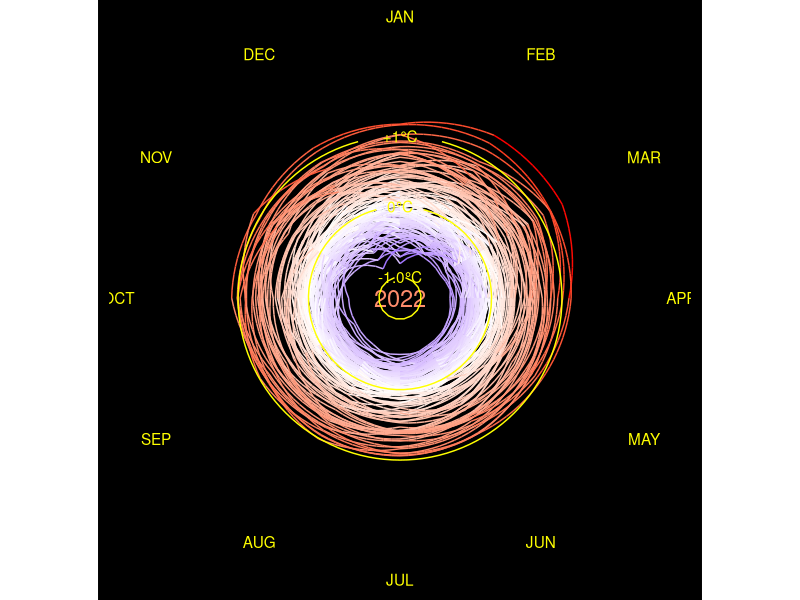
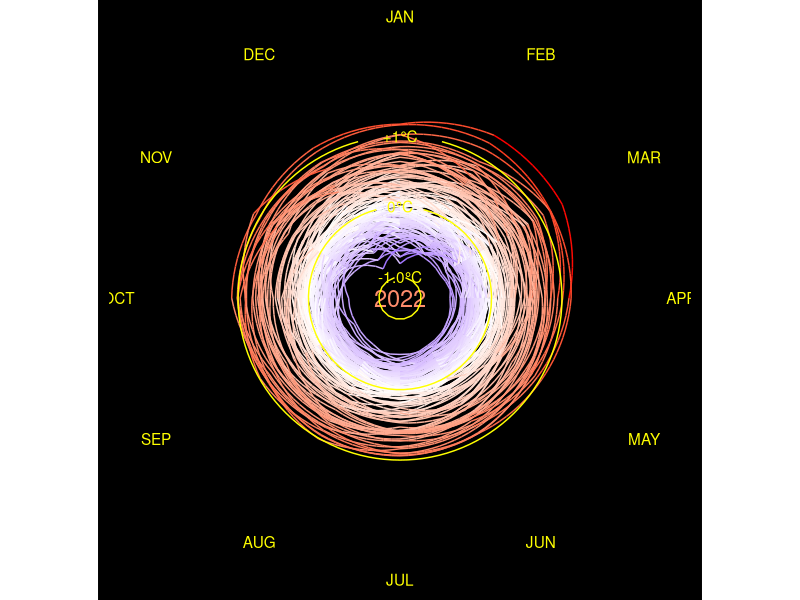

Reproduce these figures in R, in order.
library(tidyverse)
library(gganimate)



# Plot: There are data in preceding year and next year.
# Need to create 3 separated dataframes

t_diff <- 
  read_csv("data/GLB.Ts+dSST.csv", skip = 1, na = "***") %>% #load CSV file, skip 1st rows
  select(year = Year, month.abb) %>% #month.abb is constant R build-in. which is the same as our datatype
  # Tidy dataframe by converting month in 1 column accept for year
  #Pivot dataframe for all columns except for year column, Give a name of month column
  pivot_longer(-year, names_to = "month", values_to = "t_diff") %>%
  drop_na() #Ignore NA value
  

# Create 3 Separated dataframe
# Create dataframe for preceding December
# last_dec <-
#   t_diff %>%
#   filter(month == "Dec") %>% #Filter December
#   mutate(year = year + 1,   #Calculate preceding year by using the original data
#          month = "last_Dec") #Rename Dec to last_Dec

# Create dataframe for next Jan
next_jan <-
  t_diff %>%
  filter(month == "Jan") %>% #Filter January
  mutate(year = year - 1,    # Add extra year
         month = "next_Jan") # Rename it

#Combine 3 dataframes
t_data <- 
  bind_rows(t_diff,next_jan) %>%
  mutate(month = factor(month, levels = c(month.abb, "next_Jan")), #Order months into numerical order rather than alphabet order, define month as a factor
         month_number = as.numeric(month)) %>% #Remove previous December to remove zero from dataframe
  arrange(year, month) %>% # arrange year and month       
  filter(year != 1879) %>% # we dont need 1879
  mutate(step_number = 1:nrow(.)) #Add row number. 1:nrow(.) means count from 1 to the end of row in this dataframe. need to count step over the row
  
  
  annotation <-
    t_data %>% #create new dataframe from 2022
    slice_max(year) %>%
    slice_max(month_number)
 
temp_line <- #Create text at specific position
  tibble(
    x = 1,
    y = c(1, 0, -1),
    labels = c("+1\u00B0C","0\u00B0C", "-1.0\u00B0C")
  )

#Create dataframe for tangential month to the ciricle
month_label <-
  tibble(
    x = 1:12,
    labels = toupper(month.abb), #Convert month label to capital letters
    y = 2.7
  )

#Make dataframe for grid line and used in geom_segment
gridlines <- 
  tibble(
    x = 1.5,
    xend = 12.5,
    y = c(1, 0, -1),
    yend = y
  )
 
# a <-  
  t_data %>% ggplot(aes(x = month_number, 
             y = t_diff, 
             group = year, 
             color = t_diff), #Let's coloring by temperature change. Previous version was colored by year
             inherit.aes = FALSE) +
    # geom_rect(aes(xmin = 1, xmax = 13, ymin = -2, ymax = 2.4), # create black circle background
    #           color = "black", fill = "black",
    #           inherit.aes = FALSE)+ 
    geom_label(aes(x = 1, y = -1.3, label = year),  #geom_label it provides a background
               fill = "black",
               label.size = 0,
               size = 6) +
  geom_line()+
  geom_segment(data = gridlines, # Add yellow line at -1,0,1 y intercept, use geom segment and make new dataframe
               aes(x = x, y = y,
                   xend = xend, yend = yend), 
               color = "yellow",
               inherit.aes = FALSE) + 
  geom_text(data = temp_line, aes(x = x, y = y, label = labels), #Add label and coloring
               color = "yellow",
               inherit.aes = FALSE)+
  geom_text(data = month_label, aes(x = x, y = y, label = labels), # Add month label back to the position
              color = "yellow",
              inherit.aes = FALSE#,
              #angle = seq(360-360/12, 0, length.out = 12) #Assign angle to the month label
    ) +
  # scale_x_continuous(breaks = 1:12, #Set x axis and its coordinator
  #                    labels = month.abb,
  #                    expand = c(0,0),
  #                    sec.axis = dup_axis(name = NULL, labels = NULL)) +
  scale_y_continuous(breaks = seq(-2,2,0.2),
                     limits = c(-2,2.7),
                     expand = c(0,-0.7), # expand grid. First is an addition. Second is an multiplication.
                     sec.axis = dup_axis(name = NULL, labels = NULL)) + #Rescale y axis
  scale_color_gradient2(low = "blue", high = "red", mid = "white", midpoint = 0, #Change the color to continuous scale. Re-scale the legend
                        guide = "none") + #Remove legend 
  coord_polar(start = 0)+ #Set polar 5 minutes off. "start" measures thing in radius 
  labs(x = NULL, # Add label
      y = NULL,
      title = NULL) + 
  theme(
    panel.background = element_rect(fill = "black"), #Add black color and white border. Increase border line size
    plot.background = element_rect(fill = "black", color = "black"),
    panel.grid = element_blank(), # Remove grid line color
    axis.text.x = element_blank(),
    axis.text.y = element_blank(),
    axis.ticks = element_blank(),
    axis.title = element_blank(),
    plot.title = element_blank()
  )#+
  # transition_manual(frames = year, cumulative = TRUE)  #Add data and keep the old data in gganimate only
   
ggsave("figures/climate_spiral_nasa.png", width = 4.155, height = 4.5, unit = "in", dpi = 300)
 
# animate(a, width = 4.155, height = 4.5, unit = "in", res = 300
#         # nframes = nrow(t_data),
#         # fps = nrow(t_data)/12/60/60
#         )
# anim_save("figures/climate_spiral.gif")
# 
# animate(a, width = 4.155, height = 4.5, unit = "in", res = 300,
#         renderer = av_renderer("figures/climate_spiral.mp4")
# )
